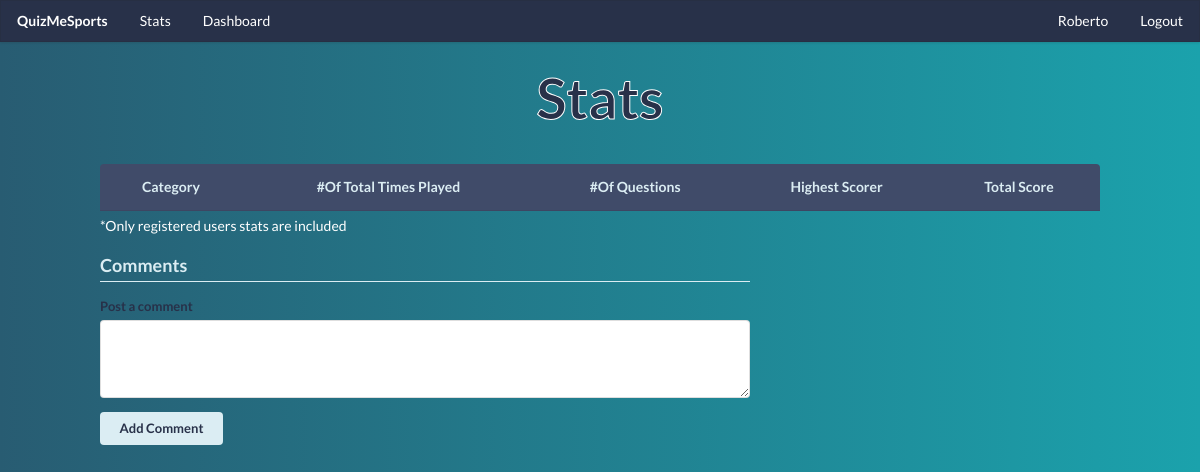
The page /stats (signed in) on the database as committed earlier.
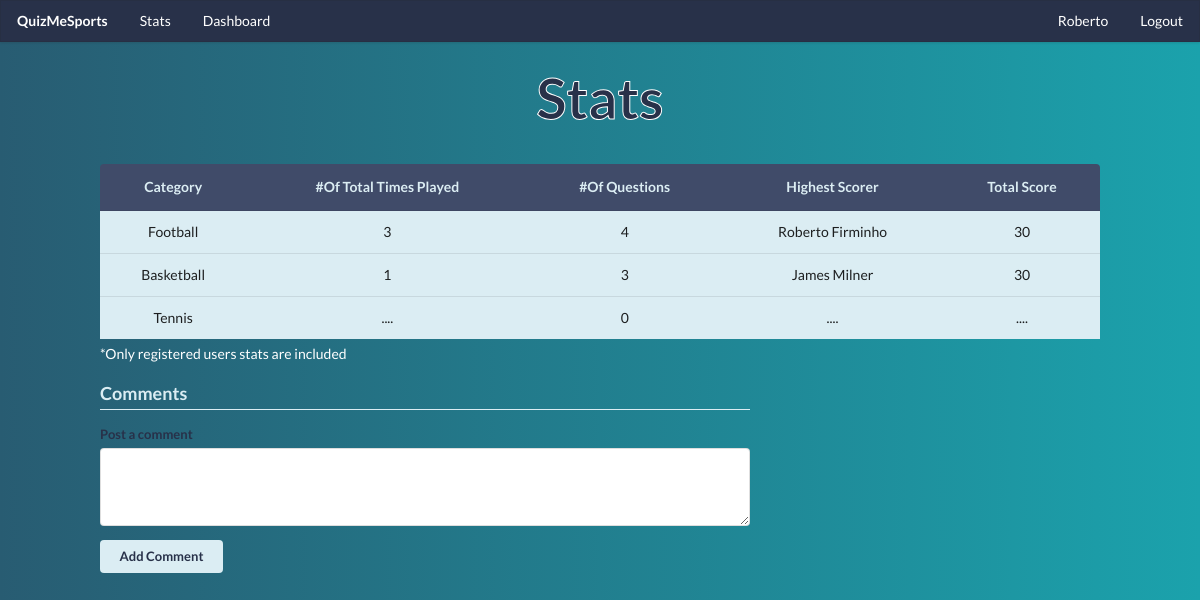
The same page on the database as committed later.
### login_app/models.py (models this page shows, shortened)
class User(models.Model):
    first_name= models.CharField(max_length=40)
    last_name= models.CharField(max_length=40, blank=True)
    username= models.CharField(max_length=40)
    password= models.CharField(max_length=120)
    isadmin=models.BooleanField(default=False)
    created_at = models.DateTimeField(auto_now_add=True)
    updated_at = models.DateTimeField(auto_now=True)
    objects = UserManager()

### questions_app/models.py (models this page shows, shortened)
class Category(models.Model):
    title =  models.CharField(max_length=40)
    created_at = models.DateTimeField(auto_now_add=True)
    updated_at = models.DateTimeField(auto_now=True)
    objects = CategoryManager()

### profile_app/views.py (the view)
# urls.py: path('stats',views.stats),
def stats(request):
    if 'user_id' in request.session:
        categories= Category.objects.all()
        sum_scores=Score.objects.values('quiz_category','quiz_taken_by').annotate(sum=Sum('score')).order_by('-sum')
        highest_score=[]
        for catg in categories:
            for score in sum_scores:
                if score['quiz_category'] == catg.id :
                    highest_score.append(score)
                    break
        context={
            "categories":Category.objects.all(),
            "users":User.objects.all(),
            "scores":Score.objects.values('quiz_taken_by'),
            "comments":Comment.objects.all(),
            'replies':Reply.objects.all(),
            'highest_score':highest_score
        }
        return render(request,'categorystats.html',context)
    return HttpResponse(render(request,'index.html'))

### profile_app/templates/categorystats.html (shortened to what this page needs)
<!DOCTYPE html>
<html lang="en">
    <head>
        {% load static%}
        <link rel="stylesheet" href="{% static 'css/styles.css'%}">
        <link rel="stylesheet" href="https://cdn.jsdelivr.net/npm/semantic-ui@2.4.2/dist/semantic.min.css">
    </head>
    <body>
          <div id="navbar" class="ui fixed borderless menu">
            <a href="/play" class="header item">QuizMeSports</a>
            <a href="/stats" class="item">Stats</a>
            <a href="/dashboard" class="item">Dashboard</a>
            <div class="right menu">
                <a href="{%url 'user_page'%}" class="item">{{request.session.first_name| capfirst}}</a>
                <a href="{%url 'logout'%}" class="item">Logout</a>
            </div>
        </div>
        <div  id="dashboard-container">
            <h1 class="ui center aligned header">Stats</h1>
            <table class="ui  table center aligned">
                <thead>
                    <tr>
                        <th>Category</th>
                        <th>#Of Total Times Played</th>
                        <th>#Of Questions</th>
                        <th>Highest Scorer</th>
                        <th>Total Score</th>
                    </tr>
                </thead>
                <tbody>
                  {%for category in categories%}
                    {%if category.questions_in_category.count == 0%}
                      <tr>
                        <td>{{category.title| capfirst}}</td>
                        <td>....</td>
                        <td>{{category.questions_in_group.count }}</td>
                        <td>....</td>
                        <td>....</td>
                    {%else%}
                      <tr>
                        <td>{{category.title| capfirst}}</td>
                        <td>{{category.questions_in_category.count}}</td>
                        <td>{{category.questions_in_group.count}}</td>
                        {%for score in highest_score%}
                        {%if score.quiz_category == category.id %}
                          {%for user in users%}
                            {%if user.id == score.quiz_taken_by %}
                              <td>{{ user.first_name| capfirst}} {{ user.last_name| capfirst}}</td>
                              <td>{{ score.sum}}</td>
                            {%endif%}
                          {%endfor%}
                        {%endif%}
                      {%endfor%}
                      </tr>
                    {%endif%}
                  {%endfor%}
                </tbody>
              </table>
              <p class="comments-note">*Only registered users stats are included</p>
              <div class="ui comments">
                <h3 class="ui dividing header">Comments</h3>
                <form id="comment-form" class="ui reply form">
                  <div class="field">
                    <label>Post a comment</label>
                    <textarea rows="3" name="comment"></textarea>
                  </div>
                  <input type='submit' value='Add Comment' class="ui small button">
                </form>
          </div>
        </div>
    </body>
</html>

### quiz_app/static/css/styles.css (style rules this page uses)
:root { --primary-color: #00818a; --secondary-color: #404b69; --tertiary-color: #dbedf3; --fourth-color: #283149; }
body { margin: 0 !important; height: 0 !important; background: #0f2027 !important; background: -webkit-linear-gradient(to right, #285c72, #1ba2ac) !important; background: linear-gradient( to right, #285c72, #1ba2ac ) !important; font-family: 'Georgia', 'Helvetica'; }
h1 { color: var(--fourth-color) !important; -webkit-text-stroke: 1px white; font-size: 4rem !important; font-family: Lato, 'Helvetica Neue', Arial, Helvetica, sans-serif; }
table.ui.table { border: none; margin-top: 30px; -webkit-box-shadow: 1px 1px 18px 9px rgba(40, 49, 73, 0.78); box-shadow: 1px 1px 18px 9px rgba(40, 49, 73, 0.78); border-radius: 10px; }
table.ui.table thead th { background-color: var(--secondary-color); color: var(--tertiary-color); }
table.ui.table tbody td { background-color: var(--tertiary-color); }
#navbar { background-color: var(--fourth-color); }
#navbar a { color: white; }
div#dashboard-container { max-width: 1000px; margin: 0 auto; margin-top: 5rem; }
.ui.comments textarea { height: auto !important; }
.ui.comments .ui.dividing.header { border-bottom-color: var(--tertiary-color); }
#dashboard-container table { margin-bottom: 0; }
.comments-note { color: white; margin-top: 5px; }
#comment-form .field label { color: var(--fourth-color); }
.ui.comments h3.header, .ui.comments .comment p.text { color: var(--tertiary-color); }
.ui.comments .button { background-color: var(--tertiary-color); color: var(--fourth-color); }
.table.ui.table { box-shadow: none; }

Rows that differ between the two databases and show on the page:
now on this page (row edited): User: session.first_name "Roberto", first_name "Roberto", last_name "Firminho", sum "30"
added Category: title "Football", questions_in_category.count "3", questions_in_group.count "4"
added Category: title "Basketball", questions_in_category.count "1", questions_in_group.count "3"
added User: first_name "James", last_name "Milner", sum "30"
added Category: title "Tennis", questions_in_group.count "0"
Other text that changed with them:
{{ request.session.first_name| capfirst }}: "Roberto" → (not shown)
